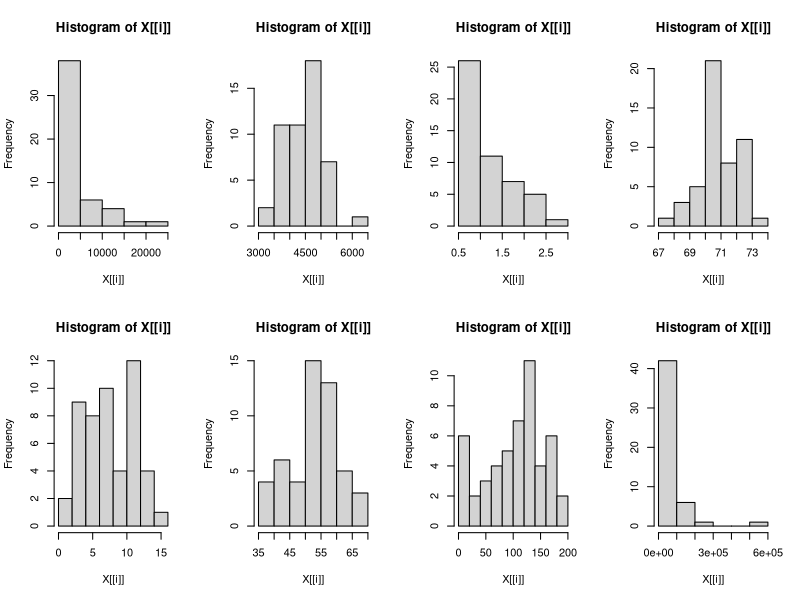
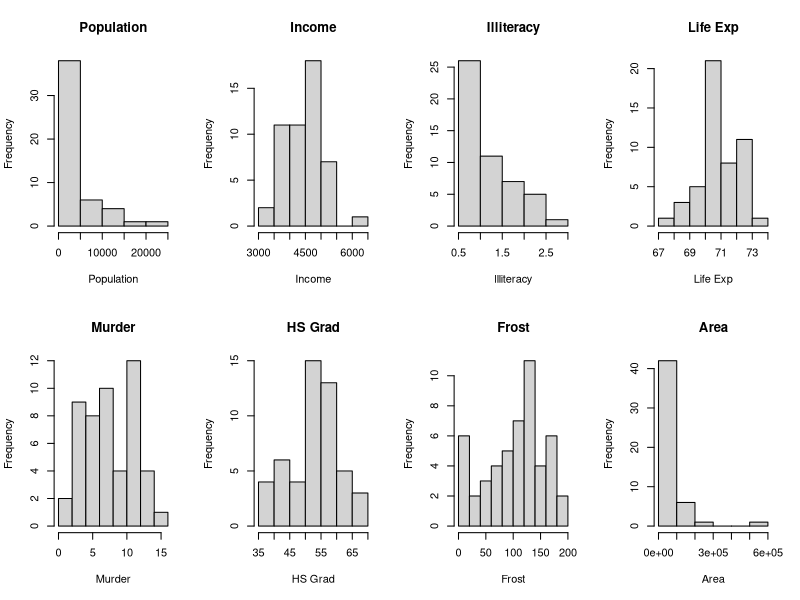

These charts were generated, in order, by the following R code:
## ---- chunk 1
knitr::opts_chunk$set(echo = TRUE)
## ---- chunk 2
data(state)
## ---- chunk 3
states <- as.data.frame(state.x77)
## ---- chunk 4
sapply(states[, c("Population", "Income", "Area")], mean)
## ---- chunk 5
tapply(states$Area, state.region, mean)
## ---- chunk 6
par(mfrow = c(2, 4))
invisible(sapply(states, hist))
par(mfrow = c(1, 1))
## ---- chunk 7
undesirable <- apply(states[, c("Illiteracy", "Murder", "Frost")], 1, prod)
head(names(undesirable)[order(undesirable, decreasing = TRUE)], 10)
## ---- chunk 8
# so there actually is no "data below" I think?
## ---- chunk 9
states_standardized <- as.data.frame(sapply(states, function(v) (v - mean(v)) / sd(v)))
rownames(states_standardized) <- rownames(states)
## ---- chunk 10
par(mfrow = c(2, 4))
invisible(sapply(names(states),
                 function(name) hist(states[[name]], main = name, xlab = name)))
par(mfrow = c(1, 1))
